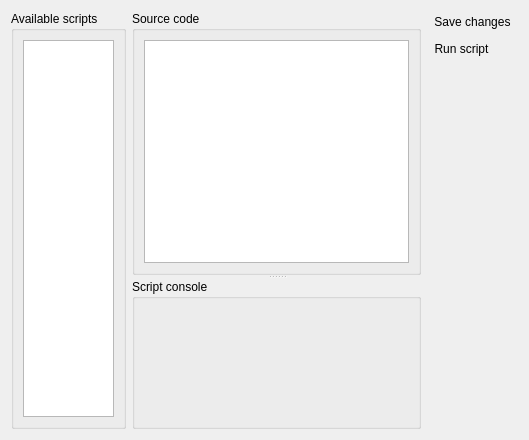
<?xml version="1.0" encoding="UTF-8"?>
<ui version="4.0">
 <class>ScriptsWidget</class>
 <widget class="QWidget" name="ScriptsWidget">
  <property name="geometry">
   <rect>
    <x>0</x>
    <y>0</y>
    <width>529</width>
    <height>440</height>
   </rect>
  </property>
  <property name="windowTitle">
   <string>Form</string>
  </property>
  <layout class="QGridLayout" name="gridLayout_4">
   <item row="1" column="0" rowspan="2">
    <layout class="QHBoxLayout" name="horizontalLayout">
     <item>
      <widget class="QGroupBox" name="gbxListScripts">
       <property name="sizePolicy">
        <sizepolicy hsizetype="Preferred" vsizetype="Preferred">
         <horstretch>1</horstretch>
         <verstretch>0</verstretch>
        </sizepolicy>
       </property>
       <property name="title">
        <string>Available scripts</string>
       </property>
       <layout class="QGridLayout" name="gridLayout">
        <item row="0" column="0">
         <widget class="QListView" name="listScripts">
          <property name="sizePolicy">
           <sizepolicy hsizetype="Expanding" vsizetype="Expanding">
            <horstretch>1</horstretch>
            <verstretch>0</verstretch>
           </sizepolicy>
          </property>
         </widget>
        </item>
       </layout>
      </widget>
     </item>
     <item>
      <widget class="QSplitter" name="splitter">
       <property name="sizePolicy">
        <sizepolicy hsizetype="Preferred" vsizetype="Expanding">
         <horstretch>3</horstretch>
         <verstretch>0</verstretch>
        </sizepolicy>
       </property>
       <property name="orientation">
        <enum>Qt::Vertical</enum>
       </property>
       <widget class="QGroupBox" name="gbxCode">
        <property name="sizePolicy">
         <sizepolicy hsizetype="Preferred" vsizetype="Preferred">
          <horstretch>0</horstretch>
          <verstretch>2</verstretch>
         </sizepolicy>
        </property>
        <property name="title">
         <string>Source code</string>
        </property>
        <layout class="QGridLayout" name="gridLayout_2">
         <item row="0" column="0">
          <widget class="QTextEdit" name="editCode">
           <property name="sizePolicy">
            <sizepolicy hsizetype="Expanding" vsizetype="Expanding">
             <horstretch>0</horstretch>
             <verstretch>2</verstretch>
            </sizepolicy>
           </property>
           <property name="font">
            <font>
             <family>Consolas</family>
             <pointsize>9</pointsize>
            </font>
           </property>
          </widget>
         </item>
        </layout>
       </widget>
       <widget class="QGroupBox" name="gbxConsole">
        <property name="sizePolicy">
         <sizepolicy hsizetype="Preferred" vsizetype="Preferred">
          <horstretch>0</horstretch>
          <verstretch>1</verstretch>
         </sizepolicy>
        </property>
        <property name="minimumSize">
         <size>
          <width>0</width>
          <height>150</height>
         </size>
        </property>
        <property name="title">
         <string>Script console</string>
        </property>
        <layout class="QGridLayout" name="gridLayout_3">
         <item row="0" column="0">
          <widget class="ConsoleWidget" name="console" native="true"/>
         </item>
        </layout>
       </widget>
      </widget>
     </item>
    </layout>
   </item>
   <item row="1" column="1">
    <layout class="QVBoxLayout" name="verticalLayout">
     <item>
      <widget class="QToolButton" name="btnSave">
       <property name="text">
        <string>Save changes</string>
       </property>
       <property name="iconSize">
        <size>
         <width>32</width>
         <height>32</height>
        </size>
       </property>
       <property name="toolButtonStyle">
        <enum>Qt::ToolButtonIconOnly</enum>
       </property>
       <property name="autoRaise">
        <bool>true</bool>
       </property>
       <property name="arrowType">
        <enum>Qt::NoArrow</enum>
       </property>
      </widget>
     </item>
     <item>
      <widget class="QToolButton" name="btnRun">
       <property name="text">
        <string>Run script</string>
       </property>
       <property name="iconSize">
        <size>
         <width>32</width>
         <height>32</height>
        </size>
       </property>
       <property name="toolButtonStyle">
        <enum>Qt::ToolButtonIconOnly</enum>
       </property>
       <property name="autoRaise">
        <bool>true</bool>
       </property>
       <property name="arrowType">
        <enum>Qt::NoArrow</enum>
       </property>
      </widget>
     </item>
    </layout>
   </item>
   <item row="2" column="1">
    <spacer name="verticalSpacer">
     <property name="orientation">
      <enum>Qt::Vertical</enum>
     </property>
     <property name="sizeHint" stdset="0">
      <size>
       <width>20</width>
       <height>373</height>
      </size>
     </property>
    </spacer>
   </item>
  </layout>
  <action name="actionSave">
   <property name="icon">
    <iconset resource="../../icons.qrc">
     <normaloff>:/icons/save.png</normaloff>:/icons/save.png</iconset>
   </property>
   <property name="text">
    <string>Save</string>
   </property>
   <property name="shortcut">
    <string>Ctrl+S</string>
   </property>
  </action>
  <action name="actionRun">
   <property name="icon">
    <iconset resource="../../icons.qrc">
     <normaloff>:/icons/play.png</normaloff>:/icons/play.png</iconset>
   </property>
   <property name="text">
    <string>Run</string>
   </property>
   <property name="shortcut">
    <string>F5</string>
   </property>
  </action>
 </widget>
 <customwidgets>
  <customwidget>
   <class>ConsoleWidget</class>
   <extends>QWidget</extends>
   <header>widgets/console/ConsoleWidget.h</header>
   <container>1</container>
  </customwidget>
 </customwidgets>
 <resources>
  <include location="../../icons.qrc"/>
 </resources>
 <connections/>
</ui>
